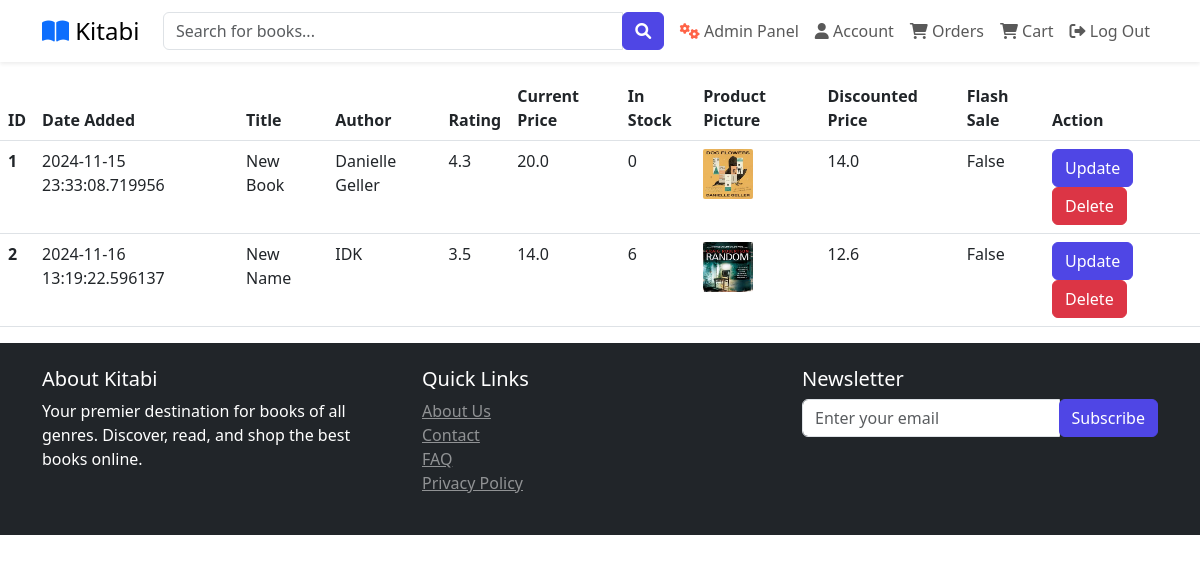
The page /shop-items (signed in) on the database its author committed.
### website/models.py (models this page shows, shortened)
class Product(db.Model):
    id = db.Column(db.Integer, primary_key = True)
    product_name = db.Column(db.String(100), nullable = False)
    author = db.Column(db.String(100), nullable = False)
    rating = db.Column(db.Float, nullable = False)
    current_price = db.Column(db.Float, nullable = False)
    in_stock = db.Column(db.Integer, nullable = False)
    promotion_percentage = db.Column(db.Integer, default=0)  # New field for promotion
    discounted_price = db.Column(db.Float, nullable=True)
    product_picture = db.Column(db.String(1000), nullable=False)
    flash_sale = db.Column(db.Boolean, default = False)
    date_added = db.Column(db.DateTime, default = datetime.utcnow)
    carts = db.relationship('Cart', backref=db.backref('product', lazy=True))
    orders = db.relationship('Order', backref=db.backref('product'), lazy=True)

### website/admin.py (the view)
@admin.route('/shop-items', methods=['GET', 'POST'])
@login_required
def shop_items():
    if current_user.id == 1:
        items = Product.query.order_by(Product.date_added).all()
        return render_template('shop_items.html', items=items)
    return render_template('404.html')

### website/__init__.py (called while the page is built)
def create_app():
    app = Flask(__name__)
    app.config['SECRET_KEY'] = 'test12345'
    app.config['SQLALCHEMY_DATABASE_URI'] = f'sqlite:///{DB_NAME}'
    db.init_app(app)
    @app.errorhandler(404)
    def page_not_found(error):
        return render_template('404.html')
    login_manager.init_app(app)
    login_manager.login_view = 'auth.login'
    @login_manager.user_loader
    def load_user(id):
        return  Customer.query.get(int(id))
    from .views import views
    from .auth import auth
    from .admin import admin
    from .models import Customer, Cart, Product, Order
    app.register_blueprint(views, url_prefix='/')
    app.register_blueprint(auth, url_prefix='/')
    app.register_blueprint(admin, url_prefix='/')
    with app.app_context():
        create_database()
    return app

### website/templates/shop_items.html (shortened to what this page needs)
{% extends 'base.html' %}
{% block body %}
{% if items | length < 1 %}
    <h3 >No Shop Items Available</h3>
{% else %}
    <div style="overflow-x: auto;">
        <table class="table table table-hover">
            <thead>
                <tr>
                    <th scope="col">ID</th>
                    <th scope="col">Date Added</th>
                    <th scope="col">Title</th>
                    <th scope="col">Author</th>
                    <th scope="col">Rating</th>
                    <th scope="col">Current Price</th>
                    <th scope="col">In Stock</th>
                    <th scope="col">Product Picture</th>
                    <th scope="col">Discounted Price</th>
                    <th scope="col">Flash Sale</th>
                    <th scope="col">Action</th>
                </tr>
            </thead>
            <tbody>
                {% for item in items %}
                    <tr>
                        <th scope="row">{{ item.id }}</th>
                        <td>{{ item.date_added }}</td>
                        <td>{{ item.product_name }}</td>
                        <td>{{ item.author }}</td>
                        <td>{{ item.rating }}</td>
                        <td>{{ item.current_price }}</td>
                        <td>{{ item.in_stock }}</td>
                        <td><img src="{{ item.product_picture }}" alt="" style="height: 50px; width: 50px; border-radius: 2px;"></td>
                        <td>{{ item.discounted_price}}</td>
                        <td>{{ item.flash_sale }}</td>
                        <td>
                            <a href="/update-item/{{item.id}}" class="btn btn-primary">Update</a>
                            <a href="/delete-item/{{item.id}}" class="btn btn-danger" onclick="return confirm('Are you sure you want to delete this item?')">Delete</a>
                        </td>
                    </tr>
                {% endfor %}
            </tbody>
        </table>
    </div>
{% endif %}
{% endblock %}

### website/templates/base.html (shortened to what this page needs)
<!DOCTYPE html>
<html lang="en">
<head>
    <link rel="stylesheet" href="{{ url_for('static', filename='css/bootstrap.min.css') }}">
    <link rel="stylesheet" href="{{ url_for('static', filename='css/owl.carousel.min.css') }}">
    <link rel="stylesheet" href="{{ url_for('static', filename='css/style.css') }}">
    <link rel="stylesheet" href="https://cdnjs.cloudflare.com/ajax/libs/font-awesome/6.0.0/css/all.min.css">
</head>
<body>
    <nav class="navbar navbar-expand-lg navbar-light bg-white fixed-top shadow-sm">
        <div class="container">
            <a class="navbar-brand" href="/">
                <i class="fas fa-book-open text-primary"></i>
                <span class="font-weight-bold ml-2">Kitabi</span>
            </a>
            <div class="collapse navbar-collapse" id="navbarNav">
                <form class="form-inline mx-auto w-50">
                    <div class="input-group w-100">
                        <input type="text" class="form-control" placeholder="Search for books...">
                        <div class="input-group-append">
                            <button class="btn btn-primary" type="submit">
                                <i class="fas fa-search"></i>
                            </button>
                        </div>
                    </div>
                </form>
                <ul class="navbar-nav ml-auto">
                    {% if current_user.is_authenticated %}
                    {% if current_user.id == 1 %}
                    <li class="nav-item">
                        <a class="nav-link" href="/admin-page">
                            <i class="fas fa-cogs" style="color: #ff6347;"></i> Admin Panel
                        </a>
                    </li>
                    {% endif %}
                    <li class="nav-item">
                        <a class="nav-link" href="/account/{{current_user.id}}"><i class="fas fa-user"></i> Account</a>
                    </li>
                    <li class="nav-item">
                        <a class="nav-link" href="/orders">
                            <i class="fas fa-shopping-cart"></i> Orders
                            <span class="badge badge-primary">3</span>
                        </a>
                    </li>
                    <li class="nav-item">
                        <a class="nav-link" href="/cart">
                            <i class="fas fa-shopping-cart"></i> Cart
                            <span class="badge badge-primary">3</span>
                        </a>
                    </li>
                    <li class="nav-item">
                        <a class="nav-link" href="{{ url_for('auth.log_out') }}"><i class="fas fa-sign-out-alt"></i> Log Out</a>
                    </li>
                    {% else %}
                    <li><a class="nav-link" href="{{ url_for('auth.login') }}"><i class="fas fa-user"></i> Log In </a></li>
                    {% endif %}
                </ul>
            </div>
        </div>
    </nav>
    {% block body %}
    {% endblock %}
    <footer class="bg-dark text-white py-4">
        <div class="container">
            <div class="row">
                <div class="col-md-4">
                    <h5>About Kitabi</h5>
                    <p>Your premier destination for books of all genres. Discover, read, and shop the best books online.</p>
                </div>
                <div class="col-md-4">
                    <h5>Quick Links</h5>
                    <ul class="list-unstyled">
                        <li><a href="#" class="text-white-50">About Us</a></li>
                        <li><a href="#" class="text-white-50">Contact</a></li>
                        <li><a href="#" class="text-white-50">FAQ</a></li>
                        <li><a href="#" class="text-white-50">Privacy Policy</a></li>
                    </ul>
                </div>
                <div class="col-md-4">
                    <h5>Newsletter</h5>
                    <form>
                        <div class="input-group">
                            <input type="email" class="form-control" placeholder="Enter your email">
                            <div class="input-group-append">
                                <button class="btn btn-primary" type="submit">Subscribe</button>
                            </div>
                        </div>
                    </form>
                </div>
            </div>
        </div>
    </footer>
</body>
</html>

### website/static/css/style.css (style rules this page uses)
:root { --primary-color: #4f46e5; --secondary-color: #818cf8; --dark-color: #1f2937; --light-color: #f3f4f6; }
body { font-family: 'Segoe UI', Tahoma, Geneva, Verdana, sans-serif; padding-top: 76px; margin: 0; }
.navbar-brand { font-size: 1.5rem; }
.navbar .badge { position: absolute; top: 0; right: 0; transform: translate(50%, -50%); }
.btn-primary { background-color: var(--primary-color); border-color: var(--primary-color); }

### rows shown on the page
Product: id "1", date_added "2024-11-15 23:33:08.719956", product_name "New Book", author "Danielle Geller", rating "4.3", current_price "20.0", in_stock "0", product_picture (picture), discounted_price "14.0", flash_sale "False"
Product: id "2", date_added "2024-11-16 13:19:22.596137", product_name "New Name", author "IDK", rating "3.5", current_price "14.0", in_stock "6", product_picture (picture), discounted_price "12.6", flash_sale "False"
